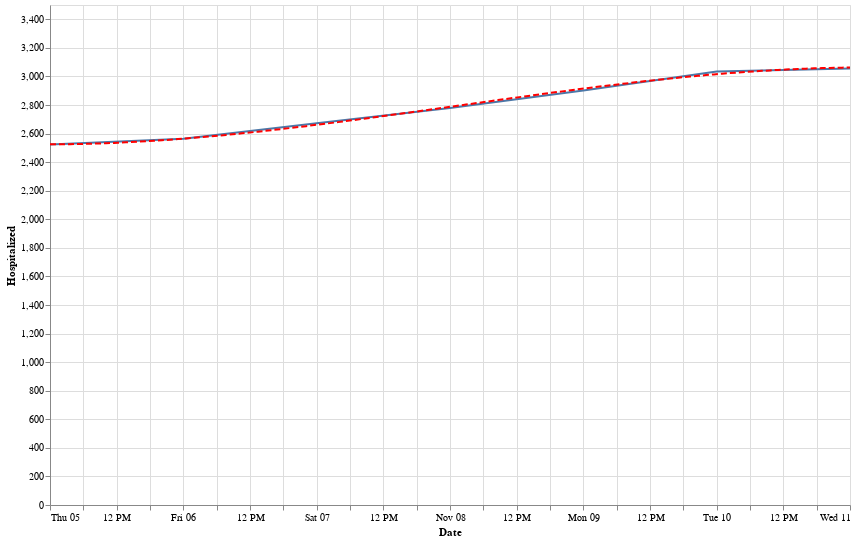

Here is the notebook cell this chart was saved with:
### Code cell
state = alt.Chart(data[data['State'] == 'FL'].sort_values('Date').tail(7)).mark_line().encode(
    x='Date:T',
    y='Hospitalized:Q'
)
reg = state.transform_regression("Date", "Hospitalized", method="poly").mark_line(color='red', strokeDash=[6,3])
(state+reg).properties(width=800, height=500).interactive()

### Figure 1 — Vega-Lite specification as saved in the notebook (floating-point values rounded to 4 significant figures)
{"config": {"view": {"continuousWidth": 400, "continuousHeight": 300}}, "layer": [{"mark": "line", "encoding": {"x": {"type": "temporal", "field": "Date"}, "y": {"type": "quantitative", "field": "Hospitalized"}}, "selection": {"selector008": {"type": "interval", "bind": "scales", "encodings": ["x", "y"]}}}, {"mark": {"type": "line", "color": "red", "strokeDash": [6, 3]}, "encoding": {"x": {"type": "temporal", "field": "Date"}, "y": {"type": "quantitative", "field": "Hospitalized"}}, "transform": [{"on": "Date", "regression": "Hospitalized", "method": "poly"}]}], "data": {"name": "data-8df2837126100b546cb162351d24a0ee"}, "height": 500, "width": 800, "$schema": "https://vega.github.io/schema/vega-lite/v4.8.1.json", "datasets": {"data-8df2837126100b546cb162351d24a0ee": [{"State": "FL", "Date": "11-05-2020", "Confirmed": 827400.0, "Deaths": 16960.0, "Recovered": 0.0, "Confirmed_New": 6257.0, "Deaths_New": 39.0, "Recovered_New": 0.0, "Active": 810400.0, "positive": 816400.0, "probableCases": 40430.0, "negative": 5475000.0, "pending": 4724.0, "totalTestResultsSource": "totalTestEncountersViral", "totalTestResults": 10330000.0, "Hospitalized": 2523.0, "hospitalizedCumulative": 50670.0, "inIcuCurrently": null, "inIcuCumulative": null, "onVentilatorCurrently": null, "onVentilatorCumulative": null, "recovered": null, "dataQualityGrade": "A", "lastUpdateEt": "11/4/2020 23:59", "dateModified": "2020-11-04T23:59:00Z", "checkTimeEt": "11/04 18:59", "death": 17170.0, "hospitalized": 50670.0, "dateChecked": "2020-11-04T23:59:00Z", "totalTestsViral": 9228000.0, "positiveTestsViral": 1055000.0, "negativeTestsViral": 8127000.0, "positiveCasesViral": 776000.0, "deathConfirmed": 17170.0, "deathProbable": null, "totalTestEncountersViral": 10330000.0, "totalTestsPeopleViral": 6291000.0, "totalTestsAntibody": 586700.0, "positiveTestsAntibody": 60750.0, "negativeTestsAntibody": 525600.0, "totalTestsPeopleAntibody": 569200.0, "positiveTestsPeopleAntibody": 59010.0, "negativeTestsPeopleAntibody": 509900.0, "totalTestsPeopleAntigen": null, "positiveTestsPeopleAntigen": null, "totalTestsAntigen": null, "positiveTestsAntigen": null, "fips": 12.0, "positiveIncrease": 6120.0, "negativeIncrease": 37820.0, "total": 6296000.0, "totalTestResultsIncrease": 92040.0, "posNeg": 6291000.0, "deathIncrease": 39.0, "hospitalizedIncrease": 191.0, "hash": "b5ca469e651fb03ff50ecb4bdc40c6cc1108baf5", "commercialScore": 0.0, "negativeRegularScore": 0.0, "negativeScore": 0.0, "positiveScore": 0.0, "score": 0.0, "grade": null}, {"State": "FL", "Date": "11-06-2020", "Confirmed": 832600.0, "Deaths": 17010.0, "Recovered": 0.0, "Confirmed_New": 5245.0, "Deaths_New": 53.0, "Recovered_New": 0.0, "Active": 815600.0, "positive": 821500.0, "probableCases": 41860.0, "negative": 5504000.0, "pending": 4789.0, "totalTestResultsSource": "totalTestEncountersViral", "totalTestResults": 10410000.0, "Hospitalized": 2564.0, "hospitalizedCumulative": 50870.0, "inIcuCurrently": null, "inIcuCumulative": null, "onVentilatorCurrently": null, "onVentilatorCumulative": null, "recovered": null, "dataQualityGrade": "A", "lastUpdateEt": "11/5/2020 23:59", "dateModified": "2020-11-05T23:59:00Z", "checkTimeEt": "11/05 18:59", "death": 17220.0, "hospitalized": 50870.0, "dateChecked": "2020-11-05T23:59:00Z", "totalTestsViral": 9288000.0, "positiveTestsViral": 1061000.0, "negativeTestsViral": 8180000.0, "positiveCasesViral": 779700.0, "deathConfirmed": 17220.0, "deathProbable": null, "totalTestEncountersViral": 10410000.0, "totalTestsPeopleViral": 6326000.0, "totalTestsAntibody": 594500.0, "positiveTestsAntibody": 62320.0, "negativeTestsAntibody": 531800.0, "totalTestsPeopleAntibody": 578700.0, "positiveTestsPeopleAntibody": 60850.0, "negativeTestsPeopleAntibody": 517600.0, "totalTestsPeopleAntigen": null, "positiveTestsPeopleAntigen": null, "totalTestsAntigen": null, "positiveTestsAntigen": null, "fips": 12.0, "positiveIncrease": 5150.0, "negativeIncrease": 29720.0, "total": 6331000.0, "totalTestResultsIncrease": 76350.0, "posNeg": 6326000.0, "deathIncrease": 54.0, "hospitalizedIncrease": 198.0, "hash": "5109930ebb8b8e9e4e3421efbc3cb5c403d0d62e", "commercialScore": 0.0, "negativeRegularScore": 0.0, "negativeScore": 0.0, "positiveScore": 0.0, "score": 0.0, "grade": null}, {"State": "FL", "Date": "11-07-2020", "Confirmed": 837100.0, "Deaths": 17100.0, "Recovered": 0.0, "Confirmed_New": 4452.0, "Deaths_New": 86.0, "Recovered_New": 0.0, "Active": 820000.0, "positive": 825900.0, "probableCases": 43000.0, "negative": 5519000.0, "pending": 4867.0, "totalTestResultsSource": "totalTestEncountersViral", "totalTestResults": 10450000.0, "Hospitalized": 2672.0, "hospitalizedCumulative": 51030.0, "inIcuCurrently": null, "inIcuCumulative": null, "onVentilatorCurrently": null, "onVentilatorCumulative": null, "recovered": null, "dataQualityGrade": "A", "lastUpdateEt": "11/6/2020 23:59", "dateModified": "2020-11-06T23:59:00Z", "checkTimeEt": "11/06 18:59", "death": 17310.0, "hospitalized": 51030.0, "dateChecked": "2020-11-06T23:59:00Z", "totalTestsViral": 9333000.0, "positiveTestsViral": 1067000.0, "negativeTestsViral": 8219000.0, "positiveCasesViral": 782900.0, "deathConfirmed": 17310.0, "deathProbable": null, "totalTestEncountersViral": 10450000.0, "totalTestsPeopleViral": 6345000.0, "totalTestsAntibody": 594500.0, "positiveTestsAntibody": 62320.0, "negativeTestsAntibody": 531800.0, "totalTestsPeopleAntibody": 578700.0, "positiveTestsPeopleAntibody": 60850.0, "negativeTestsPeopleAntibody": 517600.0, "totalTestsPeopleAntigen": null, "positiveTestsPeopleAntigen": null, "totalTestsAntigen": null, "positiveTestsAntigen": null, "fips": 12.0, "positiveIncrease": 4380.0, "negativeIncrease": 14670.0, "total": 6350000.0, "totalTestResultsIncrease": 48300.0, "posNeg": 6345000.0, "deathIncrease": 87.0, "hospitalizedIncrease": 161.0, "hash": "98d1c831bc360308d31e9e080e99c662c88bdeac", "commercialScore": 0.0, "negativeRegularScore": 0.0, "negativeScore": 0.0, "positiveScore": 0.0, "score": 0.0, "grade": null}, {"State": "FL", "Date": "11-08-2020", "Confirmed": 843900.0, "Deaths": 17120.0, "Recovered": 0.0, "Confirmed_New": 6820.0, "Deaths_New": 21.0, "Recovered_New": 0.0, "Active": 826800.0, "positive": 832500.0, "probableCases": 44260.0, "negative": 5557000.0, "pending": 4886.0, "totalTestResultsSource": "totalTestEncountersViral", "totalTestResults": 10560000.0, "Hospitalized": 2779.0, "hospitalizedCumulative": 51090.0, "inIcuCurrently": null, "inIcuCumulative": null, "onVentilatorCurrently": null, "onVentilatorCumulative": null, "recovered": null, "dataQualityGrade": "A", "lastUpdateEt": "11/7/2020 23:59", "dateModified": "2020-11-07T23:59:00Z", "checkTimeEt": "11/07 18:59", "death": 17330.0, "hospitalized": 51090.0, "dateChecked": "2020-11-07T23:59:00Z", "totalTestsViral": 9413000.0, "positiveTestsViral": 1075000.0, "negativeTestsViral": 8291000.0, "positiveCasesViral": 788300.0, "deathConfirmed": 17330.0, "deathProbable": null, "totalTestEncountersViral": 10560000.0, "totalTestsPeopleViral": 6390000.0, "totalTestsAntibody": 594500.0, "positiveTestsAntibody": 62320.0, "negativeTestsAntibody": 531800.0, "totalTestsPeopleAntibody": 578700.0, "positiveTestsPeopleAntibody": 60850.0, "negativeTestsPeopleAntibody": 517600.0, "totalTestsPeopleAntigen": null, "positiveTestsPeopleAntigen": null, "totalTestsAntigen": null, "positiveTestsAntigen": null, "fips": 12.0, "positiveIncrease": 6619.0, "negativeIncrease": 38180.0, "total": 6395000.0, "totalTestResultsIncrease": 101900.0, "posNeg": 6390000.0, "deathIncrease": 22.0, "hospitalizedIncrease": 64.0, "hash": "3f3df2fce30e70256e57bea6cd8dd1f672a0bb7c", "commercialScore": 0.0, "negativeRegularScore": 0.0, "negativeScore": 0.0, "positiveScore": 0.0, "score": 0.0, "grade": null}, {"State": "FL", "Date": "11-09-2020", "Confirmed": 847800.0, "Deaths": 17180.0, "Recovered": 0.0, "Confirmed_New": 3924.0, "Deaths_New": 58.0, "Recovered_New": 0.0, "Active": 830600.0, "positive": 836400.0, "probableCases": 44780.0, "negative": 5574000.0, "pending": 4905.0, "totalTestResultsSource": "totalTestEncountersViral", "totalTestResults": 10600000.0, "Hospitalized": 2902.0, "hospitalizedCumulative": 51200.0, "inIcuCurrently": null, "inIcuCumulative": null, "onVentilatorCurrently": null, "onVentilatorCumulative": null, "recovered": null, "dataQualityGrade": "A", "lastUpdateEt": "11/8/2020 23:59", "dateModified": "2020-11-08T23:59:00Z", "checkTimeEt": "11/08 18:59", "death": 17390.0, "hospitalized": 51200.0, "dateChecked": "2020-11-08T23:59:00Z", "totalTestsViral": 9454000.0, "positiveTestsViral": 1081000.0, "negativeTestsViral": 8326000.0, "positiveCasesViral": 791600.0, "deathConfirmed": 17390.0, "deathProbable": null, "totalTestEncountersViral": 10600000.0, "totalTestsPeopleViral": 6410000.0, "totalTestsAntibody": 594500.0, "positiveTestsAntibody": 62320.0, "negativeTestsAntibody": 531800.0, "totalTestsPeopleAntibody": 578700.0, "positiveTestsPeopleAntibody": 60850.0, "negativeTestsPeopleAntibody": 517600.0, "totalTestsPeopleAntigen": null, "positiveTestsPeopleAntigen": null, "totalTestsAntigen": null, "positiveTestsAntigen": null, "fips": 12.0, "positiveIncrease": 3845.0, "negativeIncrease": 16450.0, "total": 6415000.0, "totalTestResultsIncrease": 44970.0, "posNeg": 6410000.0, "deathIncrease": 58.0, "hospitalizedIncrease": 103.0, "hash": "077b137e0e32238a2a618533747dec4b285e7af5", "commercialScore": 0.0, "negativeRegularScore": 0.0, "negativeScore": 0.0, "positiveScore": 0.0, "score": 0.0, "grade": null}, {"State": "FL", "Date": "11-10-2020", "Confirmed": 852200.0, "Deaths": 17250.0, "Recovered": 0.0, "Confirmed_New": 4353.0, "Deaths_New": 69.0, "Recovered_New": 0.0, "Active": 834900.0, "positive": 840700.0, "probableCases": 45790.0, "negative": 5594000.0, "pending": 4957.0, "totalTestResultsSource": "totalTestEncountersViral", "totalTestResults": 10650000.0, "Hospitalized": 3034.0, "hospitalizedCumulative": 51480.0, "inIcuCurrently": null, "inIcuCumulative": null, "onVentilatorCurrently": null, "onVentilatorCumulative": null, "recovered": null, "dataQualityGrade": "A", "lastUpdateEt": "11/9/2020 23:59", "dateModified": "2020-11-09T23:59:00Z", "checkTimeEt": "11/09 18:59", "death": 17460.0, "hospitalized": 51480.0, "dateChecked": "2020-11-09T23:59:00Z", "totalTestsViral": 9493000.0, "positiveTestsViral": 1086000.0, "negativeTestsViral": 8360000.0, "positiveCasesViral": 794900.0, "deathConfirmed": 17460.0, "deathProbable": null, "totalTestEncountersViral": 10650000.0, "totalTestsPeopleViral": 6434000.0, "totalTestsAntibody": 594500.0, "positiveTestsAntibody": 62320.0, "negativeTestsAntibody": 531800.0, "totalTestsPeopleAntibody": 578700.0, "positiveTestsPeopleAntibody": 60850.0, "negativeTestsPeopleAntibody": 517600.0, "totalTestsPeopleAntigen": null, "positiveTestsPeopleAntigen": null, "totalTestsAntigen": null, "positiveTestsAntigen": null, "fips": 12.0, "positiveIncrease": 4282.0, "negativeIncrease": 19830.0, "total": 6439000.0, "totalTestResultsIncrease": 46450.0, "posNeg": 6434000.0, "deathIncrease": 69.0, "hospitalizedIncrease": 283.0, "hash": "419fdcc348714d38ae9f8f9f8b5b0fd726e5d57e", "commercialScore": 0.0, "negativeRegularScore": 0.0, "negativeScore": 0.0, "positiveScore": 0.0, "score": 0.0, "grade": null}, {"State": "FL", "Date": "11-11-2020", "Confirmed": 858000.0, "Deaths": 17300.0, "Recovered": 0.0, "Confirmed_New": 5838.0, "Deaths_New": 52.0, "Recovered_New": 0.0, "Active": 840700.0, "positive": 846300.0, "probableCases": 47320.0, "negative": 5621000.0, "pending": 5019.0, "totalTestResultsSource": "totalTestEncountersViral", "totalTestResults": 10710000.0, "Hospitalized": 3056.0, "hospitalizedCumulative": 51730.0, "inIcuCurrently": null, "inIcuCumulative": null, "onVentilatorCurrently": null, "onVentilatorCumulative": null, "recovered": null, "dataQualityGrade": "A", "lastUpdateEt": "11/10/2020 23:59", "dateModified": "2020-11-10T23:59:00Z", "checkTimeEt": "11/10 18:59", "death": 17510.0, "hospitalized": 51730.0, "dateChecked": "2020-11-10T23:59:00Z", "totalTestsViral": 9551000.0, "positiveTestsViral": 1093000.0, "negativeTestsViral": 8410000.0, "positiveCasesViral": 799000.0, "deathConfirmed": 17510.0, "deathProbable": null, "totalTestEncountersViral": 10710000.0, "totalTestsPeopleViral": 6467000.0, "totalTestsAntibody": 594500.0, "positiveTestsAntibody": 62320.0, "negativeTestsAntibody": 531800.0, "totalTestsPeopleAntibody": 578700.0, "positiveTestsPeopleAntibody": 60850.0, "negativeTestsPeopleAntibody": 517600.0, "totalTestsPeopleAntigen": null, "positiveTestsPeopleAntigen": null, "totalTestsAntigen": null, "positiveTestsAntigen": null, "fips": 12.0, "positiveIncrease": 5669.0, "negativeIncrease": 27070.0, "total": 6472000.0, "totalTestResultsIncrease": 67380.0, "posNeg": 6467000.0, "deathIncrease": 52.0, "hospitalizedIncrease": 252.0, "hash": "d3feb04ce762076af0a6a62b9e681196f8d3ec73", "commercialScore": 0.0, "negativeRegularScore": 0.0, "negativeScore": 0.0, "positiveScore": 0.0, "score": 0.0, "grade": null}]}}
